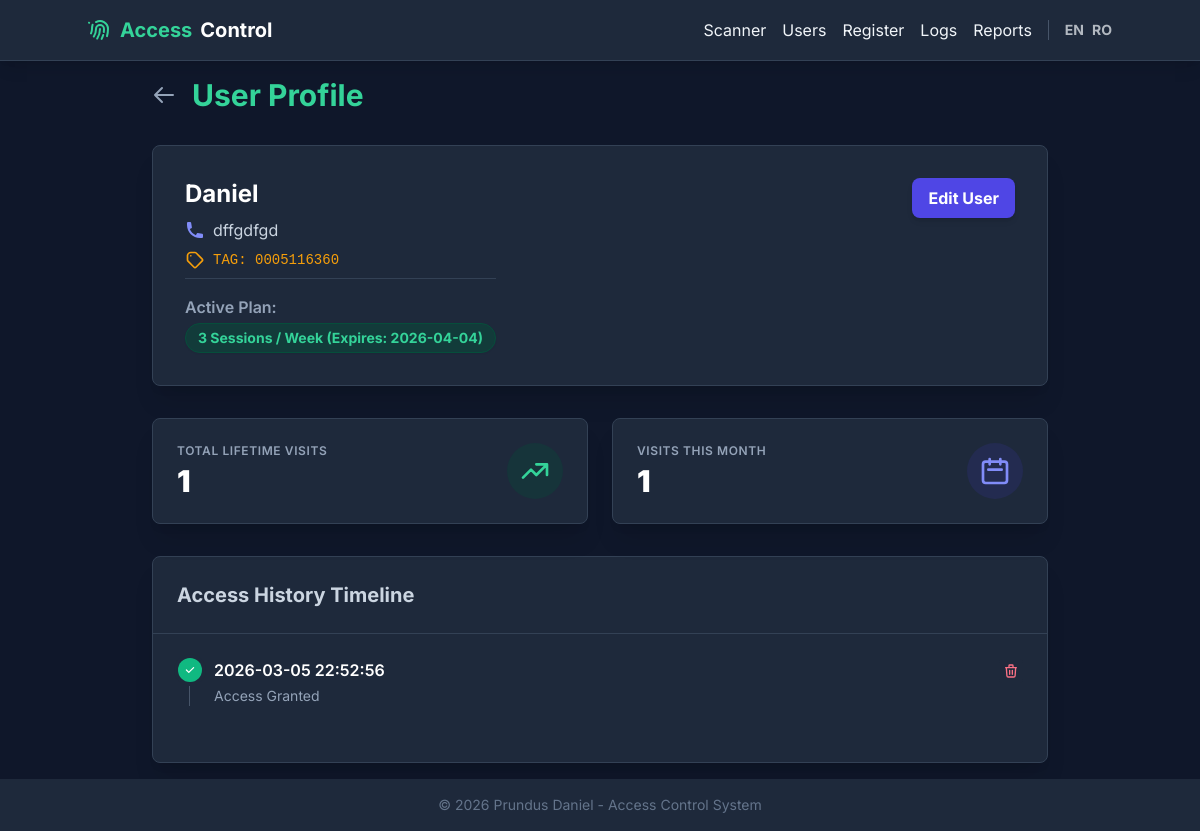
Screenshot of /user/13 with the database file from the repository.
### database.py (models this page shows)
class User(db.Model):
    __tablename__ = 'users'
    id = db.Column(db.Integer, primary_key=True)
    name = db.Column(db.String, nullable=False)
    phone = db.Column(db.String, nullable=False, unique=True)
    rfid_tag = db.Column(db.String, nullable=False, unique=True)
    created_at = db.Column(db.DateTime, default=datetime.datetime.utcnow)

class SubscriptionType(db.Model):
    __tablename__ = 'subscription_types'
    id = db.Column(db.Integer, primary_key=True)
    name = db.Column(db.String, nullable=False)
    entries_per_week = db.Column(db.Integer)
    duration_days = db.Column(db.Integer, nullable=False)
    price = db.Column(db.Float, nullable=False)

class ActiveSubscription(db.Model):
    __tablename__ = 'active_subscriptions'
    id = db.Column(db.Integer, primary_key=True)
    user_id = db.Column(db.Integer, db.ForeignKey('users.id'), nullable=False)
    type_id = db.Column(db.Integer, db.ForeignKey('subscription_types.id'), nullable=False)
    start_date = db.Column(db.Date, nullable=False)
    end_date = db.Column(db.Date, nullable=False)

class AccessLog(db.Model):
    __tablename__ = 'access_logs'
    id = db.Column(db.Integer, primary_key=True)
    user_id = db.Column(db.Integer, db.ForeignKey('users.id'), nullable=False)
    timestamp = db.Column(db.DateTime, default=datetime.datetime.now)
    allowed = db.Column(db.Boolean, nullable=False)
    reason = db.Column(db.String)

### app.py (the view)
@app.route('/user/<int:user_id>')
def user_profile(user_id):
    user = database.get_user_by_id(user_id)
    if not user:
        return redirect(url_for('get_users'))
    sub = database.get_active_subscription(user_id)
    stats = database.get_user_stats(user_id)
    logs = database.get_user_logs(user_id, limit=50)
    user_classes = database.db.session.query(database.ClassSchedule, database.ClassParticipant.end_date)\
        .join(database.ClassParticipant, database.ClassParticipant.class_id == database.ClassSchedule.id)\
        .filter(database.ClassParticipant.user_id == user_id)\
        .all()
    classes = []
    for c, c_end in user_classes:
        cdict = database.dict_helper(c)
        cdict['end_date'] = c_end.strftime('%Y-%m-%d') if c_end else None
        classes.append(cdict)
    return render_template('user_profile.html', user=user, sub=sub, stats=stats, logs=logs, classes=classes)

### app.py (called while the page is built)
def get_locale():
    return session.get('lang', 'en')

### database.py (called while the page is built)
def dict_helper(obj):
    if obj is None:
        return None
    return {c.name: getattr(obj, c.name) for c in obj.__table__.columns}

def get_user_by_id(user_id):
    user = User.query.get(user_id)
    return dict_helper(user)

def get_active_subscription(user_id):
    sub_data = db.session.query(ActiveSubscription, SubscriptionType)\
        .join(SubscriptionType, ActiveSubscription.type_id == SubscriptionType.id)\
        .filter(ActiveSubscription.user_id == user_id)\
        .filter(ActiveSubscription.end_date >= datetime.date.today())\
        .order_by(ActiveSubscription.end_date.desc())\
        .first()
    if sub_data:
        sub, sub_type = sub_data
        s_dict = dict_helper(sub)
        s_dict['sub_name'] = sub_type.name
        return s_dict
    return None

def get_user_stats(user_id):
    today = datetime.date.today()
    total_visits = db.session.query(db.func.count(AccessLog.id))\
        .filter(AccessLog.user_id == user_id)\
        .filter(AccessLog.allowed == True)\
        .scalar()
    monthly_visits = db.session.query(db.func.count(AccessLog.id))\
        .filter(AccessLog.user_id == user_id)\
        .filter(AccessLog.allowed == True)\
        .filter(db.extract('year', AccessLog.timestamp) == today.year)\
        .filter(db.extract('month', AccessLog.timestamp) == today.month)\
        .scalar()
    return {
        'total_visits': total_visits,
        'monthly_visits': monthly_visits
    }

def get_user_logs(user_id, limit=100):
    logs = AccessLog.query.filter_by(user_id=user_id)\
        .order_by(AccessLog.timestamp.desc())\
        .limit(limit).all()
    logs_list = []
    for log in logs:
        l_dict = dict_helper(log)
        if hasattr(l_dict['timestamp'], 'strftime'):
            l_dict['timestamp'] = l_dict['timestamp'].strftime('%Y-%m-%d %H:%M:%S')
        logs_list.append(l_dict)
    return logs_list

### templates/user_profile.html (shortened to what this page needs)
{% extends "layout.html" %}
{% block content %}
<div class="max-w-4xl mx-auto space-y-8">
    <div class="flex items-center gap-4 mb-4">
        <a href="/users" class="text-slate-400 hover:text-white transition">
            <svg xmlns="http://www.w3.org/2000/svg" class="h-6 w-6" fill="none" viewBox="0 0 24 24"
                stroke="currentColor">
                <path stroke-linecap="round" stroke-linejoin="round" stroke-width="2" d="M10 19l-7-7m0 0l7-7m-7 7h18" />
            </svg>
        </a>
        <h1 class="text-3xl font-bold text-emerald-400">{{ _('User Profile') }}</h1>
    </div>
    <div
        class="bg-slate-800 rounded-lg shadow-xl p-8 border border-slate-700 md:flex md:justify-between md:items-start">
        <div>
            <h2 class="text-2xl font-bold text-white mb-2">{{ user['name'] }}</h2>
            <div class="space-y-2 text-slate-300">
                <p class="flex items-center gap-2">
                    {{ user['phone'] }}
                </p>
                <p class="flex items-center gap-2 font-mono text-sm text-amber-500">
                    <svg xmlns="http://www.w3.org/2000/svg" class="h-5 w-5" fill="none" viewBox="0 0 24 24"
                        stroke="currentColor">
                        <path stroke-linecap="round" stroke-linejoin="round" stroke-width="2"
                            d="M7 7h.01M7 3h5c.512 0 1.024.195 1.414.586l7 7a2 2 0 010 2.828l-7 7a2 2 0 01-2.828 0l-7-7A1.994 1.994 0 013 12V7a4 4 0 014-4z" />
                    </svg>
                    TAG: {{ user['rfid_tag'] }}
                </p>
                <div class="mt-4 pt-4 border-t border-slate-700">
                    <p class="font-semibold text-slate-400 mb-1">{{ _('Active Plan:') }}</p>
                    {% if sub %}
                    <span
                        class="bg-emerald-900/50 text-emerald-400 px-3 py-1 rounded-full text-sm font-bold border border-emerald-900 shadow-sm inline-block">
                        {{ _(sub['sub_name']) }} ({{ _('Expires:') }} {{ sub.end_date.strftime('%Y-%m-%d') if
                        sub.end_date.strftime else sub.end_date }})
                    </span>
                    {% else %}
                    <span class="text-rose-400 text-sm font-semibold">{{ _('No Standard Subscriptions Active') }}</span>
                    {% endif %}
                </div>
            </div>
        </div>
        <div class="mt-6 md:mt-0 flex gap-4">
            <a href="/user/{{ user['id'] }}/edit"
                class="bg-indigo-600 hover:bg-indigo-500 text-white px-4 py-2 rounded-lg font-bold transition shadow-md">
                {{ _('Edit User') }}
            </a>
        </div>
    </div>
    <div class="grid grid-cols-1 md:grid-cols-2 gap-6">
        <div class="bg-slate-800 rounded-lg shadow-xl p-6 border border-slate-700 flex items-center justify-between">
            <div>
                <p class="text-slate-400 font-semibold mb-1 uppercase tracking-wider text-xs">{{ _('Total Lifetime
                    Visits') }}</p>
                <p class="text-3xl font-black text-white">{{ stats['total_visits'] }}</p>
            </div>
            <div class="p-3 bg-emerald-900/30 rounded-full text-emerald-400">
                <svg xmlns="http://www.w3.org/2000/svg" class="h-8 w-8" fill="none" viewBox="0 0 24 24"
                    stroke="currentColor">
                    <path stroke-linecap="round" stroke-linejoin="round" stroke-width="2"
                        d="M13 7h8m0 0v8m0-8l-8 8-4-4-6 6" />
                </svg>
            </div>
        </div>
        <div class="bg-slate-800 rounded-lg shadow-xl p-6 border border-slate-700 flex items-center justify-between">
            <div>
                <p class="text-slate-400 font-semibold mb-1 uppercase tracking-wider text-xs">{{ _('Visits This Month')
                    }}</p>
                <p class="text-3xl font-black text-white">{{ stats['monthly_visits'] }}</p>
            </div>
            <div class="p-3 bg-indigo-900/30 rounded-full text-indigo-400">
                <svg xmlns="http://www.w3.org/2000/svg" class="h-8 w-8" fill="none" viewBox="0 0 24 24"
                    stroke="currentColor">
                    <path stroke-linecap="round" stroke-linejoin="round" stroke-width="2"
                        d="M8 7V3m8 4V3m-9 8h10M5 21h14a2 2 0 002-2V7a2 2 0 00-2-2H5a2 2 0 00-2 2v12a2 2 0 002 2z" />
                </svg>
            </div>
        </div>
    </div>
    <div class="bg-slate-800 rounded-lg shadow-xl overflow-hidden border border-slate-700">
        <div class="p-6 border-b border-slate-700">
            <h2 class="text-xl font-bold text-slate-300">{{ _('Access History Timeline') }}</h2>
        </div>
        <div class="p-6 max-h-[500px] overflow-y-auto">
            {% if logs %}
            <div class="relative border-l border-slate-600 ml-3 space-y-6">
                {% for log in logs %}
                <div class="mb-8 ml-6 relative">
                    <span
                        class="absolute flex items-center justify-center w-6 h-6 rounded-full -left-9 ring-4 ring-slate-800 {% if log['allowed'] %}bg-emerald-500{% else %}bg-rose-500{% endif %}">
                        {% if log['allowed'] %}
                        <svg xmlns="http://www.w3.org/2000/svg" class="h-3 w-3 text-white" viewBox="0 0 20 20"
                            fill="currentColor">
                            <path fill-rule="evenodd"
                                d="M16.707 5.293a1 1 0 010 1.414l-8 8a1 1 0 01-1.414 0l-4-4a1 1 0 011.414-1.414L8 12.586l7.293-7.293a1 1 0 011.414 0z"
                                clip-rule="evenodd" />
                        </svg>
                        {% endif %}
                    </span>
                    <div class="flex items-center justify-between">
                        <h3 class="flex items-center mb-1 text-md font-semibold text-white">
                            {{ log['timestamp'] }}
                        </h3>
                        <form method="POST" action="/log/{{ log['id'] }}/delete"
                            onsubmit="return confirm(`{{ _('Are you sure you want to delete this log entry?') }}`);">
                            <button type="submit"
                                class="text-rose-400 hover:text-white bg-slate-800 hover:bg-rose-600 p-1 rounded transition"
                                title="{{ _('Delete log') }}">
                                <svg xmlns="http://www.w3.org/2000/svg" class="h-4 w-4" fill="none" viewBox="0 0 24 24"
                                    stroke="currentColor">
                                    <path stroke-linecap="round" stroke-linejoin="round" stroke-width="2"
                                        d="M19 7l-.867 12.142A2 2 0 0116.138 21H7.862a2 2 0 01-1.995-1.858L5 7m5 4v6m4-6v6m1-10V4a1 1 0 00-1-1h-4a1 1 0 00-1 1v3M4 7h16" />
                                </svg>
                            </button>
                        </form>
                    </div>
                    <p class="mb-1 text-sm font-normal text-slate-400">{{ _(log['reason']) }}</p>
                </div>
                {% endfor %}
            </div>
            {% else %}
            <p class="text-slate-500 italic text-center py-4">{{ _('No access history available for this user.') }}</p>
            {% endif %}
        </div>
    </div>
</div>
{% endblock %}

### templates/layout.html (style rules this page uses)
body { font-family: 'Inter', sans-serif; }

### rows the page displays
User: name "Daniel", phone "dffgdfgd", rfid_tag "0005116360"
ActiveSubscription: end_date "2026-04-04"
AccessLog: timestamp "2026-03-05 22:52:56"

### other values shown
{{ stats['total_visits'] }} "1"
{{ stats['monthly_visits'] }} "1"
